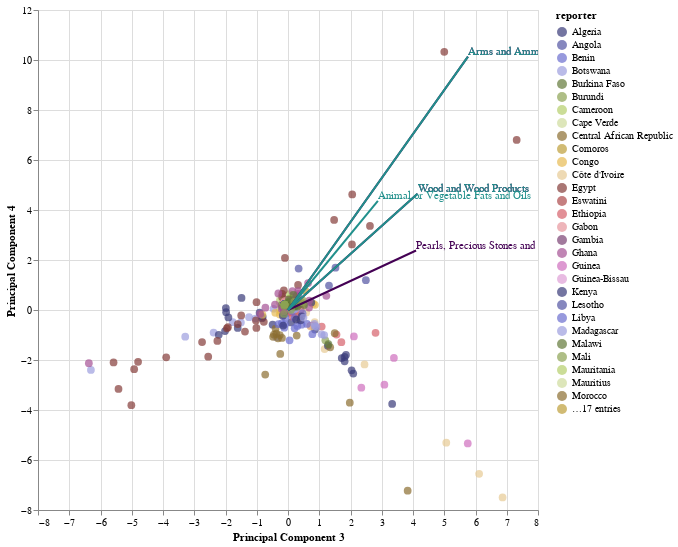

Notebook source saved alongside this figure:
### Code cell
biplot_PCA(sector_features, 10, 3, 4, obs='reporter.ISO')

### Figure 1 — Vega-Lite specification as saved in the notebook (floating-point values rounded to 4 significant figures; data arrays with more than 128 entries replaced by an {"elided": "..."} marker saying what was removed)
{"config": {"view": {"continuousWidth": 400, "continuousHeight": 300}}, "layer": [{"data": {"name": "data-46b83df9d4ea7c7d6b01fa48b05fe2ca"}, "mark": {"type": "circle", "size": 60}, "encoding": {"color": {"type": "nominal", "field": "reporter", "legend": {"orient": "right"}, "scale": {"scheme": "category20b"}}, "tooltip": [{"type": "nominal", "field": "reporter"}, {"type": "nominal", "field": "year"}, {"type": "nominal", "field": "Income group (World Bank)"}, {"type": "nominal", "field": "Country status (UN)"}], "x": {"type": "quantitative", "axis": {"title": "Principal Component 3"}, "field": "PC3"}, "y": {"type": "quantitative", "axis": {"title": "Principal Component 4"}, "field": "PC4"}}, "selection": {"selector002": {"type": "interval", "bind": "scales", "encodings": ["x", "y"]}}}, {"data": {"name": "data-6a5efcdb72accc949e06eaf1bdab1898"}, "mark": {"type": "line", "color": "#440154FF"}, "encoding": {"detail": {"type": "nominal", "field": "index"}, "x": {"type": "quantitative", "field": "PC3"}, "y": {"type": "quantitative", "field": "PC4"}}, "height": 500, "width": 500}, {"data": {"name": "data-00d44b9bc2aae8b6869bb8e2e72f708d"}, "mark": {"type": "line", "color": "#21908CFF"}, "encoding": {"detail": {"type": "nominal", "field": "index"}, "x": {"type": "quantitative", "field": "PC3"}, "y": {"type": "quantitative", "field": "PC4"}}, "height": 500, "width": 500}, {"data": {"name": "data-d896b20cfa22924fd6e0b17b52b53bc4"}, "mark": {"type": "text", "align": "left", "baseline": "bottom", "color": "#440154FF"}, "encoding": {"text": {"type": "nominal", "field": "index"}, "x": {"type": "quantitative", "field": "PC3"}, "y": {"type": "quantitative", "field": "PC4"}}}, {"data": {"name": "data-22281af639fedb4b3a099b3fcef4b874"}, "mark": {"type": "text", "align": "left", "baseline": "bottom", "color": "#21908CFF"}, "encoding": {"text": {"type": "nominal", "field": "index"}, "x": {"type": "quantitative", "field": "PC3"}, "y": {"type": "quantitative", "field": "PC4"}}}], "$schema": "https://vega.github.io/schema/vega-lite/v4.8.1.json", "datasets": {"data-46b83df9d4ea7c7d6b01fa48b05fe2ca": {"elided": "624 records"}, "data-6a5efcdb72accc949e06eaf1bdab1898": [{"index": "Pearls, Precious Stones and Metals", "PC3": 4.098, "PC4": 2.379}, {"index": "Wood and Wood Products", "PC3": 4.146, "PC4": 4.651}, {"index": "Arms and Ammunition", "PC3": 5.759, "PC4": 10.13}, {"index": "Pearls, Precious Stones and Metals", "PC3": 0.0, "PC4": 0.0}, {"index": "Wood and Wood Products", "PC3": 0.0, "PC4": 0.0}, {"index": "Arms and Ammunition", "PC3": 0.0, "PC4": 0.0}], "data-00d44b9bc2aae8b6869bb8e2e72f708d": [{"index": "Animal or Vegetable Fats and Oils", "PC3": 2.877, "PC4": 4.361}, {"index": "Wood and Wood Products", "PC3": 4.146, "PC4": 4.651}, {"index": "Arms and Ammunition", "PC3": 5.759, "PC4": 10.13}, {"index": "Animal or Vegetable Fats and Oils", "PC3": 0.0, "PC4": 0.0}, {"index": "Wood and Wood Products", "PC3": 0.0, "PC4": 0.0}, {"index": "Arms and Ammunition", "PC3": 0.0, "PC4": 0.0}], "data-d896b20cfa22924fd6e0b17b52b53bc4": [{"index": "Pearls, Precious Stones and Metals", "PC3": 4.098, "PC4": 2.379}, {"index": "Wood and Wood Products", "PC3": 4.146, "PC4": 4.651}, {"index": "Arms and Ammunition", "PC3": 5.759, "PC4": 10.13}], "data-22281af639fedb4b3a099b3fcef4b874": [{"index": "Animal or Vegetable Fats and Oils", "PC3": 2.877, "PC4": 4.361}, {"index": "Wood and Wood Products", "PC3": 4.146, "PC4": 4.651}, {"index": "Arms and Ammunition", "PC3": 5.759, "PC4": 10.13}]}}
